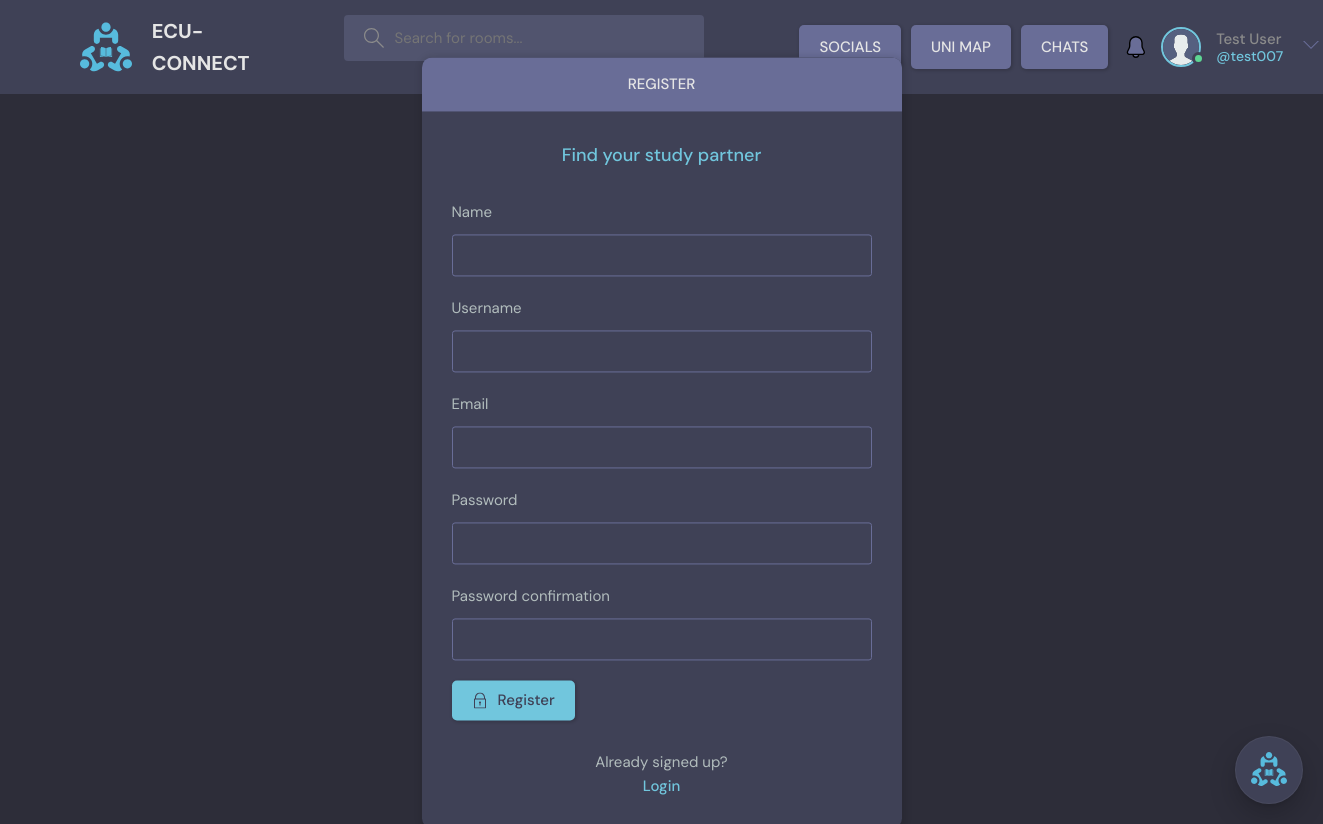
The app's page /register/ (signed in) with its own data.
### base/models.py (models this page shows)
class User(AbstractUser):
    username = models.CharField(max_length=150, unique=True, null=True)
    name = models.CharField(max_length=200, null=True)
    email = models.EmailField(unique=True, null=True)
    bio = models.TextField(null=True)
    avatar = models.ImageField(null=True, default="avatar.svg")
    USERNAME_FIELD = 'email'
    REQUIRED_FIELDS = ['username']
    notifications = models.ManyToManyField(Notification, related_name='notifications', blank=True)

### base/views.py (the view, shortened to what this page needs)
# urls.py: path('register/', views.registerPage, name="register"),
def registerPage(request):
    form = MyUserCreationForm()
    return render(request, 'base/login_register.html', {'form': form})

### base/forms.py
class MyUserCreationForm(UserCreationForm):
    class Meta:
        model = User
        fields = ['name', 'username', 'email','password1', 'password2' ]

### base/templates/base/login_register.html (shortened to what this page needs)
{% extends 'main.html' %}
{% block content %}
    <main class="auth layout">
      {% if page == 'login' %}
      <div class="container">
        <div class="layout__box">
          <div class="layout__boxHeader">
            <div class="layout__boxTitle">
              <h3>Login</h3>
            </div>
          </div>
          <div class="layout__body">
            <h2 class="auth__tagline">Find your study partner</h2>
            <form class="form" action="" method = "POST">
              {% csrf_token %}
              <div class="form__group form__group">
                <label for="room_name">E-Mail</label>
                <input id="username" name="email" type="text" placeholder="example@our.ecu.edu.au" />
              </div>
              <div class="form__group">
                <label for="password">Password</label>
                <input
                  id="password"
                  name="password"
                  type="password"
                  placeholder="&bull;&bull;&bull;&bull;&bull;&bull;&bull;&bull;"
                />
              </div>
              <button class="btn btn--main" type="submit">
                <svg
                  version="1.1"
                  xmlns="http://www.w3.org/2000/svg"
                  width="32"
                  height="32"
                  viewBox="0 0 32 32"
                >
                  <title>lock</title>
                  <path
                    d="M27 12h-1v-2c0-5.514-4.486-10-10-10s-10 4.486-10 10v2h-1c-0.553 0-1 0.447-1 1v18c0 0.553 0.447 1 1 1h22c0.553 0 1-0.447 1-1v-18c0-0.553-0.447-1-1-1zM8 10c0-4.411 3.589-8 8-8s8 3.589 8 8v2h-16v-2zM26 30h-20v-16h20v16z"
                  ></path>
                  <path
                    d="M15 21.694v4.306h2v-4.306c0.587-0.348 1-0.961 1-1.694 0-1.105-0.895-2-2-2s-2 0.895-2 2c0 0.732 0.413 1.345 1 1.694z"
                  ></path>
                </svg>
                Login
              </button>
            </form>
            <div class="auth__action">
              <p>Haven't signed up yet?</p>
              <a href="{% url 'register' %}" class="btn btn--link">Sign Up</a>
            </div>
          </div>
        </div>
      </div>
      {% else %}
      <div class="container">
        <div class="layout__box">
          <div class="layout__boxHeader">
            <div class="layout__boxTitle">
              <h3>Register</h3>
            </div>
          </div>
          <div class="layout__body">
            <h2 class="auth__tagline">Find your study partner</h2>
            <form class="form" action="" method = "POST">
              {% for field in form %}
              <div class="form__group form__group">
                <label for="room_name">{{field.label}}</label>
                {{field}}
              </div>
              {% endfor %}
              <button class="btn btn--main" type="submit">
                Register
              </button>
            </form>
            <div class="auth__action">
              <p>Already signed up?</p>
              <a href="{% url 'login' %}" class="btn btn--link">Login</a>
            </div>
          </div>
        </div>
      </div>
      {% endif %}
    </main>
{% endblock content %}

### templates/navbar.html (shortened to what this page needs)
{% load static %}
<header class="header header--loggedIn">
  <div class="container">
    <a href="{% url 'home' %}" class="header__logo">
      <img src="{% static 'images/logo.svg' %}" />
      <h1>ECU-CONNECT</h1>
    </a>
    <form class="header__search" method="GET" action="{% url 'home' %}">
      <label>
        <input name="q" placeholder="Search for rooms..." />
      </label>
    </form>
    <nav class="header__menu">
      <a href="{% url 'social_page' %}" class="btn btn--dark">SOCIALS</a>
      <a href="{% url 'uni_map' %}" class="btn btn--dark no-wrap">UNI MAP</a>
      {% if request.user.is_authenticated %}
      <a href="{% url 'chats' %}" class="btn btn--dark">CHATS</a>
      <button class="dropdown-button-notification">
      </button>
      <div class="header__user">
        <a href="{%url 'user_profile' user.id %}">
          <div class="avatar avatar--medium active">
            <img src="{{request.user.avatar.url}}" />
          </div>
          <p>{{request.user.name}}<span>@{{request.user.username}}</span></p>
        </a>
        <button class="dropdown-button">
          <svg
            version="1.1"
            xmlns="http://www.w3.org/2000/svg"
            width="32"
            height="32"
            viewBox="0 0 32 32"
          >
            <title>chevron-down</title>
            <path d="M16 21l-13-13h-3l16 16 16-16h-3l-13 13z"></path>
          </svg>
        </button>
      </div>
      {% else %}
      <a href="{% url 'login' %}">
        <img src="{% static 'images/avatar.svg' %}" />
        <p>Login</p>
      </a>
      {% endif %}
    </nav>
  </div>
</header>

### records on screen
User: user.avatar (placeholder picture), user.name "Test User", user.username "test007"

### other values on screen
{{ field.label }} "Name" "Username" "Email" "Password" "Password confirmation"
